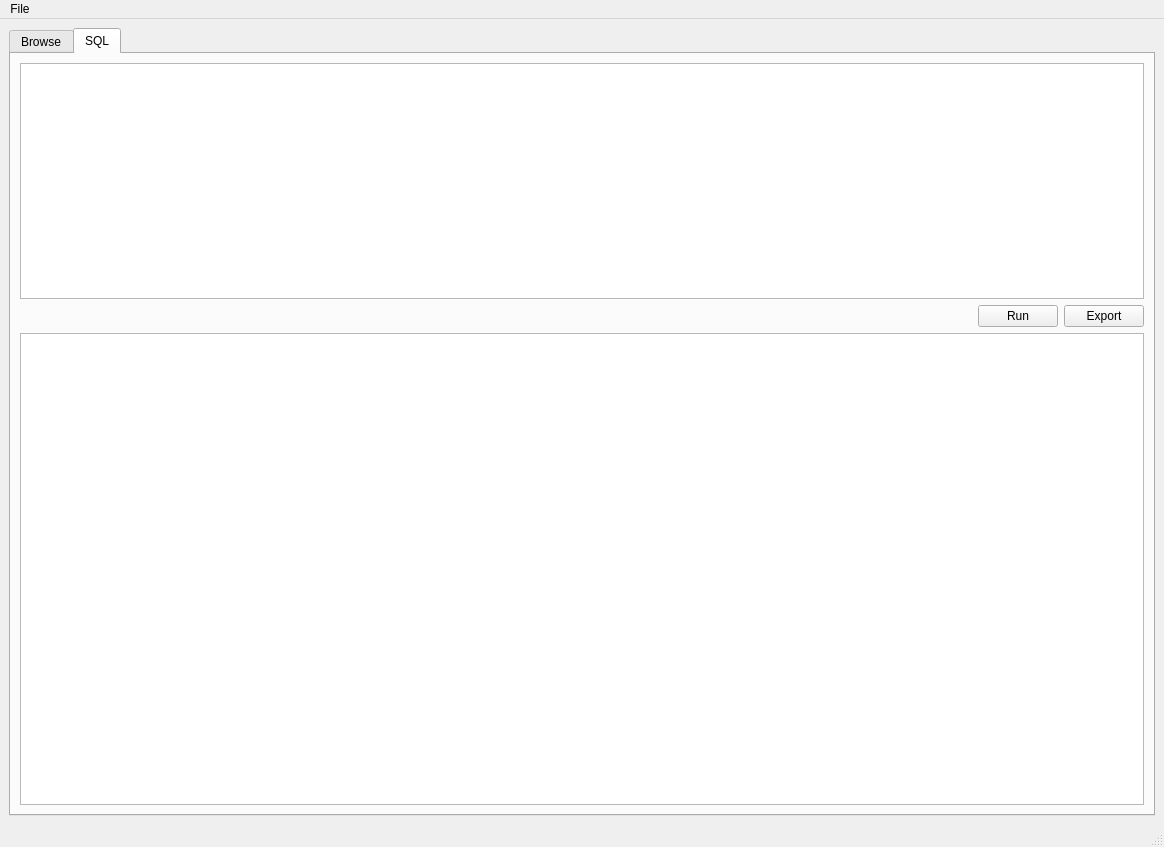
<?xml version="1.0" encoding="UTF-8"?>
<ui version="4.0">
 <class>MainWindow</class>
 <widget class="QMainWindow" name="MainWindow">
  <property name="geometry">
   <rect>
    <x>0</x>
    <y>0</y>
    <width>1164</width>
    <height>847</height>
   </rect>
  </property>
  <property name="windowTitle">
   <string>MainWindow</string>
  </property>
  <widget class="QWidget" name="centralwidget">
   <layout class="QVBoxLayout" name="verticalLayout">
    <item>
     <widget class="QTabWidget" name="tabWidget">
      <property name="currentIndex">
       <number>1</number>
      </property>
      <widget class="QWidget" name="browse_tab">
       <attribute name="title">
        <string>Browse</string>
       </attribute>
       <layout class="QHBoxLayout" name="horizontalLayout_2">
        <item>
         <widget class="QTreeWidget" name="results_tree">
          <column>
           <property name="text">
            <string notr="true">1</string>
           </property>
          </column>
         </widget>
        </item>
        <item>
         <widget class="QTableWidget" name="item_table"/>
        </item>
       </layout>
      </widget>
      <widget class="QWidget" name="sql_tab">
       <attribute name="title">
        <string>SQL</string>
       </attribute>
       <layout class="QVBoxLayout" name="verticalLayout_2" stretch="1,0,2">
        <item>
         <widget class="QPlainTextEdit" name="sql_input"/>
        </item>
        <item>
         <layout class="QHBoxLayout" name="horizontalLayout">
          <item>
           <widget class="QLabel" name="sql_status">
            <property name="text">
             <string/>
            </property>
           </widget>
          </item>
          <item>
           <spacer name="horizontalSpacer">
            <property name="orientation">
             <enum>Qt::Horizontal</enum>
            </property>
            <property name="sizeHint" stdset="0">
             <size>
              <width>40</width>
              <height>20</height>
             </size>
            </property>
           </spacer>
          </item>
          <item>
           <widget class="QPushButton" name="btn_run_sql">
            <property name="text">
             <string>Run</string>
            </property>
           </widget>
          </item>
          <item>
           <widget class="QPushButton" name="btn_sql_export">
            <property name="text">
             <string>Export</string>
            </property>
           </widget>
          </item>
         </layout>
        </item>
        <item>
         <widget class="QTableWidget" name="sql_table"/>
        </item>
       </layout>
      </widget>
     </widget>
    </item>
   </layout>
  </widget>
  <widget class="QMenuBar" name="menubar">
   <property name="geometry">
    <rect>
     <x>0</x>
     <y>0</y>
     <width>1164</width>
     <height>22</height>
    </rect>
   </property>
   <widget class="QMenu" name="menuFile">
    <property name="title">
     <string>File</string>
    </property>
    <addaction name="actionOpen"/>
    <addaction name="actionCreate"/>
    <addaction name="actionImport"/>
   </widget>
   <addaction name="menuFile"/>
  </widget>
  <widget class="QStatusBar" name="statusbar"/>
  <action name="actionOpen">
   <property name="text">
    <string>Open</string>
   </property>
  </action>
  <action name="actionImport">
   <property name="enabled">
    <bool>false</bool>
   </property>
   <property name="text">
    <string>Import</string>
   </property>
  </action>
  <action name="actionCreate">
   <property name="text">
    <string>Create</string>
   </property>
  </action>
 </widget>
 <resources/>
 <connections/>
</ui>
